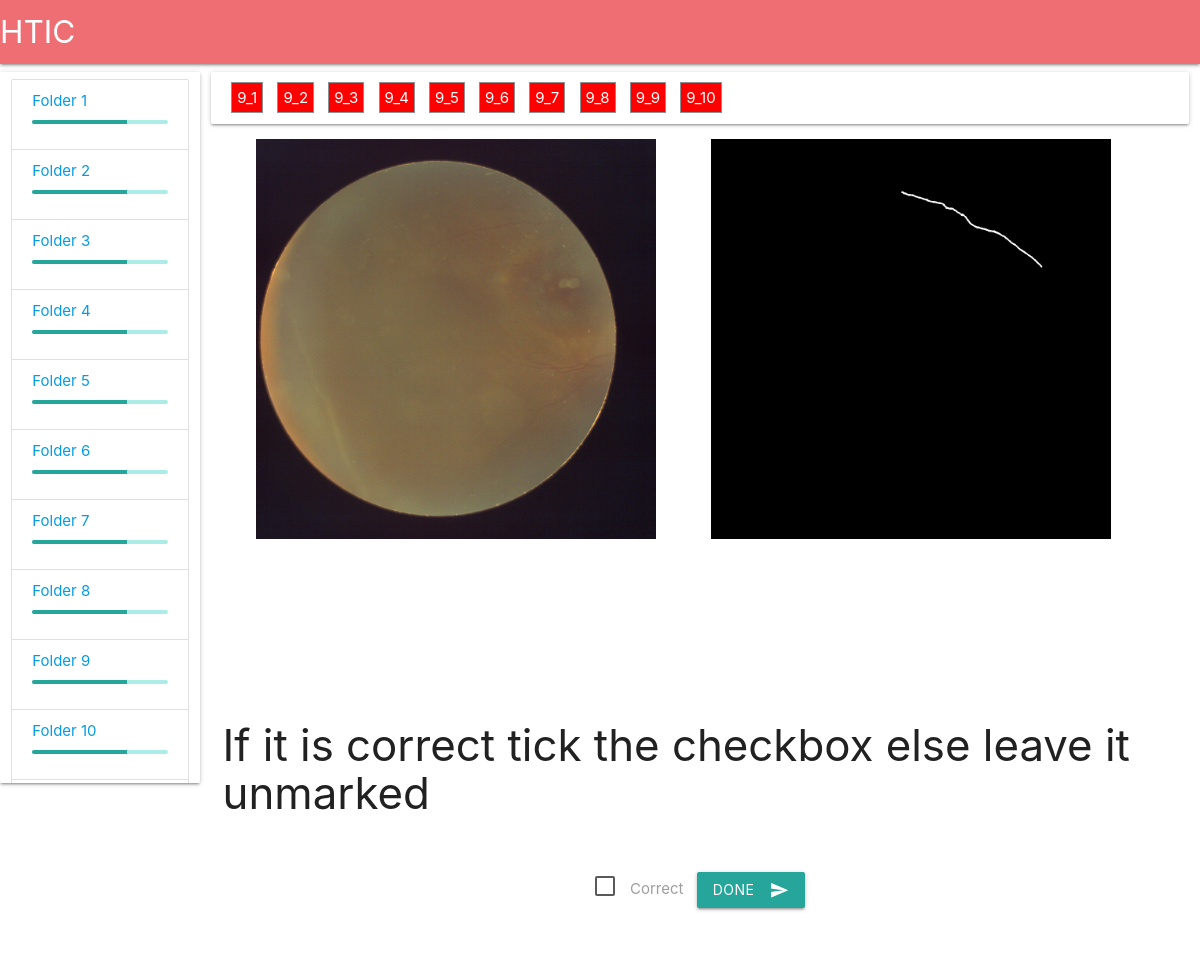
Page /doceval/9/9/ on the committed database.
### app/models.py (models this page shows)
class Docinfo(models.Model):
    foldername = models.CharField(max_length = 50)
    filename   = models.CharField(max_length = 50)
    iscomplete = models.CharField(max_length=10)
    iscorrect  = models.CharField(max_length=10)

### app/views.py (the view)
# urls.py: url(r'^doceval/(?P<foldername>\d+)/(?P<fileno>\d+)/$',tool_annot),
def tool_annot(request,foldername,fileno):
    docinfo = Docinfo.objects.all()
    foldernames = Docinfo.objects.values('foldername').distinct()
    filenames = Docinfo.objects.all().filter(foldername = foldername)
    return render(request,'annot.html',{'foldernames':foldernames,'filenames':filenames,'foldername':foldername,'fileno':fileno})

### app/templates/annot.html (shortened to what this page needs)
<!DOCTYPE html>
<html>
<head>
    <link rel="stylesheet" href="https://cdnjs.cloudflare.com/ajax/libs/materialize/1.0.0-beta/css/materialize.min.css">
</head>
<body>
        <nav id="nav">
                <div class="nav-wrapper">
                  <a href="#" class="brand-logo">HTIC</a>
                </div>
         </nav>
    <div class="row">
           <div id="scroll" class="col s2 card">
                <ul class="collection">
                        {% for each in foldernames %}
                        <li class="collection-item section scrollspy" ><a  href="/doceval/{{each.foldername}}"><div>Folder {{each.foldername}}</div></a><div class="progress"><div class="determinate" style="width:70%"></div></div></li>
                        {% endfor %}
                         </ul>
           </div>
           <div class="col s10">
                <div id="Hscroll" class="filename card"  style="padding:1em;overflow-x: scroll ">
                    {% for each in filenames %}
                    <a  style="border: 1px solid #8c9092;padding: 5px;margin: 5px;background:{% if each.iscomplete in "true" %}rgb(38, 166, 154){% else %}rgb(255, 0, 0) {% endif %};color:white" href="/doceval/{{each.foldername}}/{{each.filename}}">{{each.foldername}}_{{each.filename}}</a>
                    {% endfor %}
                </div>
                <div class="row ">
                    <div class=" col s12">
                        <div class="col s6" style="display:grid">
                        <img id="img" class="center-align" src="/media/{{foldername}}/img/{{fileno}}.png" alt="Hist" width="400" height="400" style="margin:0 auto" >
                    </div>
                    <div class="col s6">
                            <img id="img1" src="/media/{{foldername}}/mask/{{fileno}}.png" alt="Hist" width="400" height="400" style="margin:0 auto">
                    </div>
                    <h1><p id="feedback" style="visibility:hidden">Submitted</p></h1>
                    <div class="col s12" >
                                <h3><p>If it is correct tick the checkbox else leave it unmarked</p></h3>
                                  <p class="center-align" style="padding:10px" >
                                    <label style="margin-right:10px">
                                      <span>Correct</span>
                                    </label>
                                    <button type="button" class="btn waves-effect waves-light" id="done"> <i class="material-icons right">send</i> Done</button>
                                  </p>
                    </div>
                </div>
                </div>
         </div>
    </div>
</body>
</html>

### rows in the picture
Docinfo: foldername "9", filename "1"
Docinfo: foldername "9", filename "2"
Docinfo: foldername "9", filename "3"
Docinfo: foldername "9", filename "4"
Docinfo: foldername "9", filename "5"
Docinfo: foldername "9", filename "6"
Docinfo: foldername "9", filename "7"
Docinfo: foldername "9", filename "8"
Docinfo: foldername "9", filename "9"
Docinfo: foldername "9", filename "10"

### other values in the picture
{{ each.foldername }} "1" "2" "3" "4" "5" "6" "7" "8" "9" "10"
